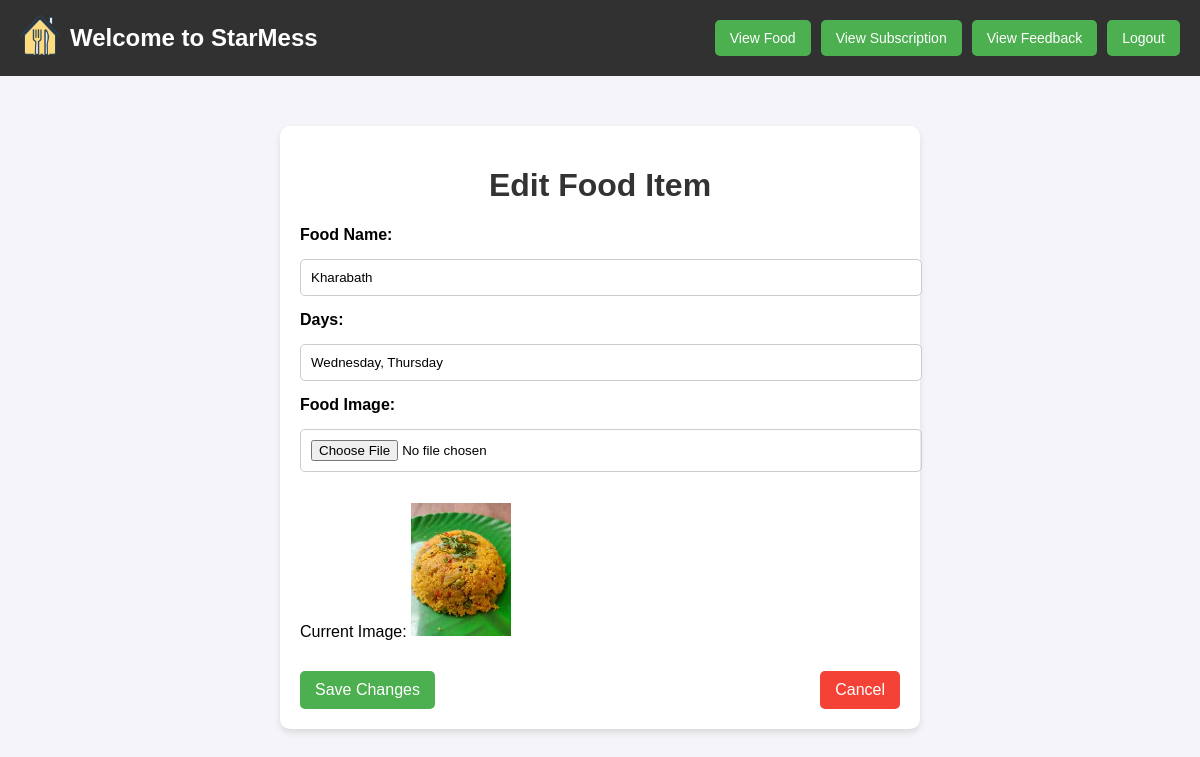
The app's page /edit_food.php?id=4 with its own data.
### tables this page shows
CREATE TABLE foodcat (
    id INT AUTO_INCREMENT PRIMARY KEY,
    food_name VARCHAR(255),
    category ENUM('Breakfast', 'Lunch', 'Dinner'),
    days VARCHAR(255),
    image VARCHAR(255)
);

### edit_food.php (the view, shortened to what this page needs)
<?php
$servername = "localhost";
$username = "root";
$password = "";
$dbname = "mess_db";
$conn = new mysqli($servername, $username, $password, $dbname);
$food_id = intval($_GET['id']);
$sql = "SELECT * FROM foodcat WHERE id = ?";
$stmt = $conn->prepare($sql);
$stmt->bind_param("i", $food_id);
$stmt->execute();
$result = $stmt->get_result();
if ($result->num_rows > 0) {
    $food = $result->fetch_assoc();
} else {
    die("Food item not found.");
}
?>
<!DOCTYPE html>
<html lang="en">
<head>
</head>
<body>
<header>
    <h1>
        <a href="home.php"><img src="images/food.png" alt="Food Icon"></a>
        Welcome to StarMess
    </h1>
    <div class="nav-buttons">
        <button onclick="location.href='staff.php'">View Food</button>
        <button onclick="location.href='view_subscription.php'">View Subscription</button>
        <button onclick="location.href='view_feedback.php'">View Feedback</button>
        <button class="logout-button" onclick="location.href='staff_login.php'">Logout</button>
    </div>
</header>
<div class="container">
    <h1>Edit Food Item</h1>
    <form method="POST" enctype="multipart/form-data">
        <label for="food_name">Food Name:</label>
        <input type="text" id="food_name" name="food_name" value="<?php echo htmlspecialchars($food['food_name']); ?>" required>
        <label for="days">Days:</label>
        <input type="text" id="days" name="days" value="<?php echo htmlspecialchars($food['days']); ?>" required>
        <label for="image">Food Image:</label>
        <input type="file" id="image" name="image">
        <p>Current Image: <img src="images/<?php echo htmlspecialchars($food['image']); ?>" alt="<?php echo htmlspecialchars($food['food_name']); ?>" width="100"></p>
        <div class="actions">
            <button type="submit">Save Changes</button>
            <button type="button" class="cancel-btn" onclick="window.location.href='staff.php'">Cancel</button>
        </div>
    </form>
</div>
</body>
</html>

### edit_food.php (style rules this page uses)
body { font-family: Arial, sans-serif; margin: 0; padding: 0; background-color: #f4f4f9; }
.container { width: 50%; margin: 50px auto; background: #fff; padding: 20px; border-radius: 10px; box-shadow: 0 4px 6px rgba(0, 0, 0, 0.1); }
h1 { text-align: center; color: #333; }
form { display: flex; flex-direction: column; gap: 15px; }
label { font-weight: bold; }
input[type="text"], input[type="file"], select { padding: 10px; border: 1px solid #ccc; border-radius: 5px; width: 100%; }
button { padding: 10px 15px; background-color: #4CAF50; color: white; border: none; border-radius: 5px; cursor: pointer; font-size: 16px; }
.cancel-btn { background-color: #f44336; }
.actions { display: flex; justify-content: space-between; }
header { display: flex; justify-content: space-between; align-items: center; background-color: rgba(0, 0, 0, 0.8); color: white; padding: 15px 20px; }
header h1 { font-size: 24px; margin: 0; display: flex; align-items: center; gap: 10px; color: white; }
header h1 img { width: 40px; height: 40px; cursor: pointer; }
.nav-buttons { display: flex; gap: 10px; }
.nav-buttons button { padding: 10px 15px; background-color: #4CAF50; border: none; color: white; cursor: pointer; border-radius: 5px; transition: background-color 0.3s ease; font-size: 14px; }

### records on screen
foodcat: food_name "Kharabath", days "Wednesday, Thursday", image (picture)
